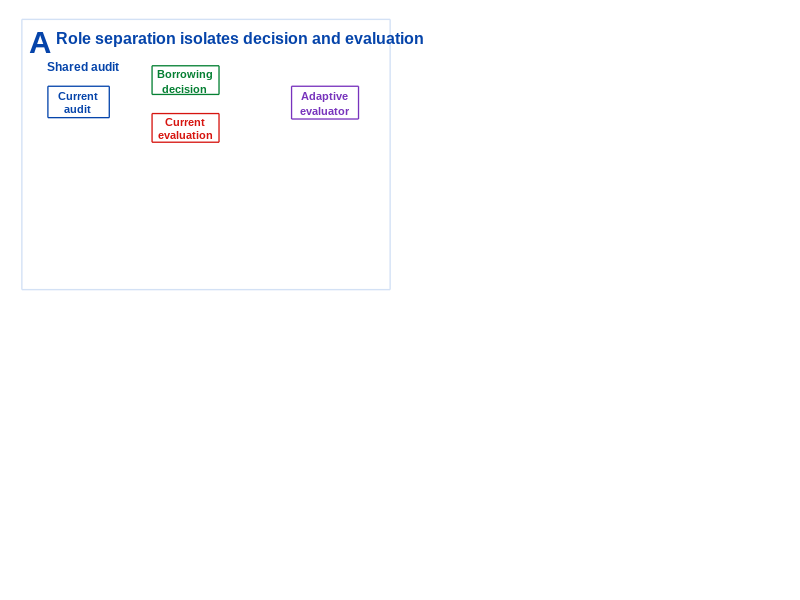

Source code (MATLAB): (Note: this script raises an error after producing the figure.)
function ED2_IntegrityControls_v2(outputDir, repoRoot)
% ED2_INTEGRITYCONTROLS_V2
%
% Extended Data Figure 2
% Role separation localizes a coupling pathway but incurs finite-audit cost.
%
% Scientific role after main-figure reorganization:
%
%   A  Role separation isolates decision and evaluation
%   B  Role separation suppresses coupling signatures
%   C  Role separation carries a finite-audit cost
%   D  Locked external mechanism challenge
%
% Main Fig. 5 establishes PRESERVE / adaptive composability.
% ED2 provides the detailed mechanistic evidence behind one candidate
% coupling pathway without treating that pathway as a universal mechanism.
%
% Notes:
%   - B/C use locked summary values from the current CMDO analysis.
%   - D loads the real locked external dependence decomposition when the
%     repository is available; otherwise it falls back to current values.
%
% Usage:
%   ED2_IntegrityControls_v2
%
% or:
%   ED2_IntegrityControls_v2([], ...
%       'C:\Users\zyx\CMDO-Reproducibility')
%
% -------------------------------------------------------------------------

close all;

%% ========================================================================
% 0) PATHS
% ========================================================================

thisFile = mfilename('fullpath');

if isempty(thisFile)
    scriptDir = pwd;
else
    scriptDir = fileparts(thisFile);
end

if nargin < 1 || isempty(outputDir)
    outputDir = fullfile(scriptDir,'output');
end

if ~exist(outputDir,'dir')
    mkdir(outputDir);
end

if nargin < 2 || isempty(repoRoot)
    repoRoot = local_find_cmdo_repo(scriptDir);
end

%% ========================================================================
% 1) STYLE
% ========================================================================

FONT = 'Arial';

FS_LETTER = 22;
FS_TITLE  = 11.5;
FS_AXIS   = 9.2;
FS_TICK   = 8.5;
FS_SMALL  = 8.0;
FS_TINY   = 7.0;

navy   = [0.02 0.27 0.67];
blue   = [0.04 0.34 0.78];
green  = [0.02 0.50 0.20];
red    = [0.84 0.08 0.06];
orange = [0.94 0.39 0.05];
purple = [0.47 0.20 0.74];

grey   = [0.44 0.44 0.44];
dgrey  = [0.20 0.20 0.20];
ltgrey = [0.72 0.72 0.72];

panelBlue   = local_mix(blue,[1 1 1],0.82);
panelGreen  = local_mix(green,[1 1 1],0.84);
panelOrange = local_mix(orange,[1 1 1],0.87);
panelPurple = local_mix(purple,[1 1 1],0.87);

%% ========================================================================
% 2) LOCKED MECHANISM SUMMARY VALUES
% ========================================================================

% Shared-audit versus role-separated coupling summaries.
corr_shared = 0.940;
corr_sep    = 0.056;

disp_shared = 9.45;
disp_sep    = 2.19;

corr_drop = 100*(1-corr_sep/corr_shared);
disp_drop = 100*(1-disp_sep/disp_shared);

% Finite-audit consequences of the strict role-separated control.
cost_vals = [6.54, -85.55, 98.80];

% Locked external mechanism checks.
georgia_checks = 3;
cpsc_checks    = 2;
n_checks       = 4;

%% ========================================================================
% 3) LOCKED EXTERNAL DECOMPOSITION
% ========================================================================

state_labels = { ...
    'Georgia 128', ...
    'Georgia 256', ...
    'Georgia 512', ...
    'Georgia 1024', ...
    'CPSC 128', ...
    'CPSC 256', ...
    'CPSC 512', ...
    'CPSC 1024'};

% Fallback values only if local repository file cannot be found.
x_fixed = [46,33,17,17,33,19,5,12];
x_adapt = [29,15,-11,-10,11,-10,-27,-4];

% Retain the machine-readable frozen verdict for console auditing only.
% It is intentionally NOT displayed as manuscript text.
gateText = 'MECHANISM NOT CONFIRMED';

if ~isempty(repoRoot)

    u10Path = fullfile( ...
        repoRoot, ...
        'U10_Prospective_ECG', ...
        '02_Posthoc_Diagnostics', ...
        'U10_DEPENDENCE_DECOMPOSITION.csv');

    if isfile(u10Path)

        U10 = readtable( ...
            u10Path, ...
            'VariableNamingRule','preserve');

        need = { ...
            'dataset', ...
            'budget', ...
            'shared_adaptive_gain_pct', ...
            'shared_constant_mean_gain_pct'};

        for i = 1:numel(need)

            if ~ismember(need{i},U10.Properties.VariableNames)

                error( ...
                    'U10 table missing field: %s', ...
                    need{i});

            end

        end

        ds = string(U10.dataset);
        bg = double(U10.budget);

        order = [];

        dsOrder = ["georgia","cpsc_2018"];

        for d = 1:numel(dsOrder)

            idx = find(ds==dsOrder(d));

            [~,o] = sort(bg(idx),'ascend');

            order = [order; idx(o)]; %#ok<AGROW>

        end

        U10 = U10(order,:);

        x_adapt = ...
            double(U10.shared_adaptive_gain_pct(:))';

        x_fixed = ...
            double(U10.shared_constant_mean_gain_pct(:))';

        state_labels = ...
            cell(1,height(U10));

        for i = 1:height(U10)

            if string(U10.dataset(i))=="georgia"
                cohort = 'Georgia';
            else
                cohort = 'CPSC';
            end

            state_labels{i} = ...
                sprintf( ...
                    '%s %d', ...
                    cohort, ...
                    double(U10.budget(i)));

        end

    end

    gatePath = fullfile( ...
        repoRoot, ...
        'U10_Prospective_ECG', ...
        '01_Prospective_Result', ...
        'U10_PRIMARY_RESULT.json');

    if isfile(gatePath)

        J = jsondecode(fileread(gatePath));

        if isfield(J,'primary_verdict')

            gateText = ...
                strrep( ...
                    char(string(J.primary_verdict)), ...
                    '_',' ');

        end

    end

end

%% ========================================================================
% 4) AUDIT QUANTITIES
% ========================================================================

xi_vals = ...
    x_fixed-x_adapt;

n_fixed_beneficial = ...
    nnz(x_fixed>0);

n_adapt_harmful = ...
    nnz(x_adapt<0);

n_xi_positive = ...
    nnz(xi_vals>0);

fprintf('\n============================================================\n');
fprintf(' CMDO EXTENDED DATA FIGURE 2\n');
fprintf(' Role separation and coupling-pathway diagnostics\n');
fprintf('============================================================\n');

fprintf('Output directory: %s\n',outputDir);

if ~isempty(repoRoot)
    fprintf('Repository      : %s\n',repoRoot);
end

fprintf('\nCoupling diagnostics\n');
fprintf('Weight-error coupling : %.3f -> %.3f (drop %.1f%%)\n', ...
    corr_shared,corr_sep,corr_drop);

fprintf('Cross-term displacement: %.2f -> %.2f pp (drop %.1f%%)\n', ...
    disp_shared,disp_sep,disp_drop);

fprintf('\nLocked external challenge\n');
fprintf('Georgia checks   = %d/%d\n',georgia_checks,n_checks);
fprintf('CPSC 2018 checks = %d/%d\n',cpsc_checks,n_checks);
fprintf('Fixed beneficial = %d/%d\n', ...
    n_fixed_beneficial,numel(x_fixed));
fprintf('Adaptive harmful = %d/%d\n', ...
    n_adapt_harmful,numel(x_adapt));
fprintf('Xi positive      = %d/%d\n', ...
    n_xi_positive,numel(xi_vals));
fprintf('Frozen verdict   = %s\n',gateText);

%% ========================================================================
% 5) CANVAS
% ========================================================================

fig = figure( ...
    'Color','w', ...
    'Position',[60 45 1040 820], ...
    'Renderer','painters', ...
    'Name','CMDO Extended Data Figure 2', ...
    'NumberTitle','off');

PA = [0.025 0.515 0.465 0.455];
PB = [0.510 0.515 0.465 0.455];

PC = [0.025 0.040 0.465 0.435];
PD = [0.510 0.040 0.465 0.435];

%% ========================================================================
% PANEL A
% ROLE SEPARATION ISOLATES DECISION AND EVALUATION
% ========================================================================

axA0 = axes( ...
    'Parent',fig, ...
    'Units','normalized', ...
    'Position',PA);

axis(axA0,[0 1 0 1]);
axis(axA0,'off');
hold(axA0,'on');

local_panel_border( ...
    axA0, ...
    [0.005 0.005 0.99 0.99], ...
    panelBlue, ...
    1.0);

local_panel_header( ...
    axA0, ...
    'A', ...
    'Role separation isolates decision and evaluation', ...
    0.025,0.955, ...
    navy,FONT,FS_LETTER,FS_TITLE);

% -------------------------------------------------------------------------
% Shared audit
% -------------------------------------------------------------------------

text( ...
    axA0, ...
    0.075,0.825, ...
    'Shared audit', ...
    'FontName',FONT, ...
    'FontSize',FS_SMALL+0.7, ...
    'FontWeight','bold', ...
    'Color',navy);

local_box( ...
    axA0, ...
    [0.075 0.635 0.165 0.115], ...
    {'Current','audit'}, ...
    navy,FONT,FS_SMALL);

local_box( ...
    axA0, ...
    [0.355 0.720 0.180 0.105], ...
    {'Borrowing','decision'}, ...
    green,FONT,FS_SMALL);

local_box( ...
    axA0, ...
    [0.355 0.545 0.180 0.105], ...
    {'Current','evaluation'}, ...
    red,FONT,FS_SMALL);

local_box( ...
    axA0, ...
    [0.730 0.630 0.180 0.120], ...
    {'Adaptive','evaluator'}, ...
    purple,FONT,FS_SMALL);

local_arrow_axes( ...
    axA0, ...
    [0.240 0.355], ...
    [0.690 0.765], ...
    navy);

local_arrow_axes( ...
    axA0, ...
    [0.240 0.355], ...
    [0.690 0.600], ...
    navy);

local_arrow_axes( ...
    axA0, ...
    [0.535 0.730], ...
    [0.765 0.690], ...
    green);

local_arrow_axes( ...
    axA0, ...
    [0.535 0.730], ...
    [0.600 0.690], ...
    red);

text( ...
    axA0, ...
    0.445,0.505, ...
    'same outcomes serve both roles', ...
    'HorizontalAlignment','center', ...
    'FontName',FONT, ...
    'FontSize',FS_TINY, ...
    'FontAngle','italic', ...
    'Color',grey);

plot( ...
    axA0, ...
    [0.06 0.93], ...
    [0.470 0.470], ...
    '--', ...
    'Color',[0.70 0.70 0.70], ...
    'LineWidth',0.8);

% -------------------------------------------------------------------------
% Role-separated audit
% -------------------------------------------------------------------------

text( ...
    axA0, ...
    0.075,0.405, ...
    'Role separated', ...
    'FontName',FONT, ...
    'FontSize',FS_SMALL+0.7, ...
    'FontWeight','bold', ...
    'Color',green);

local_box( ...
    axA0, ...
    [0.075 0.245 0.165 0.100], ...
    {'Evaluation','audit half'}, ...
    navy,FONT,FS_SMALL-0.2);

local_box( ...
    axA0, ...
    [0.075 0.085 0.165 0.100], ...
    {'Decision','audit half'}, ...
    green,FONT,FS_SMALL-0.2);

local_box( ...
    axA0, ...
    [0.355 0.245 0.180 0.100], ...
    {'Current','evaluation'}, ...
    red,FONT,FS_SMALL);

local_box( ...
    axA0, ...
    [0.355 0.085 0.180 0.100], ...
    {'Borrowing','decision'}, ...
    green,FONT,FS_SMALL);

local_box( ...
    axA0, ...
    [0.730 0.160 0.180 0.120], ...
    {'Role-separated','evaluator'}, ...
    purple,FONT,FS_SMALL-0.2);

local_arrow_axes( ...
    axA0, ...
    [0.240 0.355], ...
    [0.295 0.295], ...
    navy);

local_arrow_axes( ...
    axA0, ...
    [0.240 0.355], ...
    [0.135 0.135], ...
    green);

local_arrow_axes( ...
    axA0, ...
    [0.535 0.730], ...
    [0.295 0.220], ...
    red);

local_arrow_axes( ...
    axA0, ...
    [0.535 0.730], ...
    [0.135 0.220], ...
    green);

text( ...
    axA0, ...
    0.445,0.035, ...
    'non-overlapping outcomes separate the two roles', ...
    'HorizontalAlignment','center', ...
    'FontName',FONT, ...
    'FontSize',FS_TINY, ...
    'FontAngle','italic', ...
    'Color',grey);

%% ========================================================================
% PANEL B
% ROLE SEPARATION SUPPRESSES COUPLING SIGNATURES
% ========================================================================

axB0 = axes( ...
    'Parent',fig, ...
    'Units','normalized', ...
    'Position',PB);

axis(axB0,[0 1 0 1]);
axis(axB0,'off');
hold(axB0,'on');

local_panel_border( ...
    axB0, ...
    [0.005 0.005 0.99 0.99], ...
    panelGreen, ...
    1.0);

local_panel_header( ...
    axB0, ...
    'B', ...
    'Role separation suppresses coupling signatures', ...
    0.025,0.955, ...
    green,FONT,FS_LETTER,FS_TITLE);

% -------------------------------------------------------------------------
% Weight-error coupling
% -------------------------------------------------------------------------

axB1 = axes( ...
    'Parent',fig, ...
    'Units','normalized', ...
    'Position',local_relpos(PB,[0.195 0.570 0.650 0.235]));

hold(axB1,'on');

plot( ...
    axB1, ...
    [corr_sep corr_shared], ...
    [1 2], ...
    '-', ...
    'Color',ltgrey, ...
    'LineWidth',1.5);

scatter( ...
    axB1, ...
    corr_sep,1, ...
    65,green, ...
    'filled', ...
    'MarkerEdgeColor','w', ...
    'LineWidth',0.6);

scatter( ...
    axB1, ...
    corr_shared,2, ...
    65,red, ...
    'filled', ...
    'MarkerEdgeColor','w', ...
    'LineWidth',0.6);

text( ...
    axB1, ...
    corr_sep+0.035,0.80, ...
    sprintf('%.3f',corr_sep), ...
    'VerticalAlignment','middle', ...
    'FontName',FONT, ...
    'FontSize',FS_SMALL, ...
    'FontWeight','bold', ...
    'Color',green);

text( ...
    axB1, ...
    corr_shared-0.018,2.20, ...
    sprintf('%.3f',corr_shared), ...
    'HorizontalAlignment','right', ...
    'VerticalAlignment','middle', ...
    'FontName',FONT, ...
    'FontSize',FS_SMALL, ...
    'FontWeight','bold', ...
    'Color',red);

set( ...
    axB1, ...
    'XLim',[0 1.02], ...
    'YLim',[0.55 2.45], ...
    'YTick',[1 2], ...
    'YTickLabel',{'Role separated','Shared audit'}, ...
    'FontName',FONT, ...
    'FontSize',FS_TICK, ...
    'TickDir','out', ...
    'LineWidth',0.75, ...
    'Box','off');

xlabel( ...
    axB1, ...
    'Coupling magnitude', ...
    'FontName',FONT, ...
    'FontSize',FS_AXIS);

title( ...
    axB1, ...
    'Weight-error coupling', ...
    'FontName',FONT, ...
    'FontSize',FS_SMALL, ...
    'FontWeight','bold');

text( ...
    axB0, ...
    0.885,0.670, ...
    sprintf('\\downarrow %.1f%%',corr_drop), ...
    'Interpreter','tex', ...
    'HorizontalAlignment','center', ...
    'FontName',FONT, ...
    'FontSize',FS_SMALL+0.7, ...
    'FontWeight','bold', ...
    'Color',purple);

% -------------------------------------------------------------------------
% Cross-term displacement
% -------------------------------------------------------------------------

axB2 = axes( ...
    'Parent',fig, ...
    'Units','normalized', ...
    'Position',local_relpos(PB,[0.195 0.175 0.650 0.235]));

hold(axB2,'on');

plot( ...
    axB2, ...
    [disp_sep disp_shared], ...
    [1 2], ...
    '-', ...
    'Color',ltgrey, ...
    'LineWidth',1.5);

scatter( ...
    axB2, ...
    disp_sep,1, ...
    65,green, ...
    'filled', ...
    'MarkerEdgeColor','w', ...
    'LineWidth',0.6);

scatter( ...
    axB2, ...
    disp_shared,2, ...
    65,red, ...
    'filled', ...
    'MarkerEdgeColor','w', ...
    'LineWidth',0.6);

text( ...
    axB2, ...
    disp_sep+0.25,0.80, ...
    sprintf('%.2f',disp_sep), ...
    'VerticalAlignment','middle', ...
    'FontName',FONT, ...
    'FontSize',FS_SMALL, ...
    'FontWeight','bold', ...
    'Color',green);

text( ...
    axB2, ...
    disp_shared-0.15,2.20, ...
    sprintf('%.2f',disp_shared), ...
    'HorizontalAlignment','right', ...
    'VerticalAlignment','middle', ...
    'FontName',FONT, ...
    'FontSize',FS_SMALL, ...
    'FontWeight','bold', ...
    'Color',red);

set( ...
    axB2, ...
    'XLim',[0 10.1], ...
    'YLim',[0.55 2.45], ...
    'YTick',[1 2], ...
    'YTickLabel',{'Role separated','Shared audit'}, ...
    'FontName',FONT, ...
    'FontSize',FS_TICK, ...
    'TickDir','out', ...
    'LineWidth',0.75, ...
    'Box','off');

xlabel( ...
    axB2, ...
    'Cross-term displacement (pp)', ...
    'FontName',FONT, ...
    'FontSize',FS_AXIS);

text( ...
    axB0, ...
    0.885,0.280, ...
    sprintf('\\downarrow %.1f%%',disp_drop), ...
    'Interpreter','tex', ...
    'HorizontalAlignment','center', ...
    'FontName',FONT, ...
    'FontSize',FS_SMALL+0.7, ...
    'FontWeight','bold', ...
    'Color',purple);

%% ========================================================================
% PANEL C
% ROLE SEPARATION CARRIES A FINITE-AUDIT COST
% ========================================================================

axC0 = axes( ...
    'Parent',fig, ...
    'Units','normalized', ...
    'Position',PC);

axis(axC0,[0 1 0 1]);
axis(axC0,'off');
hold(axC0,'on');

local_panel_border( ...
    axC0, ...
    [0.005 0.005 0.99 0.99], ...
    panelOrange, ...
    1.0);

local_panel_header( ...
    axC0, ...
    'C', ...
    'Role separation carries a finite-audit cost', ...
    0.025,0.955, ...
    orange,FONT,FS_LETTER,FS_TITLE);

axC = axes( ...
    'Parent',fig, ...
    'Units','normalized', ...
    'Position',local_relpos(PC,[0.250 0.185 0.720 0.625]));

hold(axC,'on');

for i = 1:3

    plot( ...
        axC, ...
        [0 cost_vals(i)], ...
        [i i], ...
        '-', ...
        'Color',ltgrey, ...
        'LineWidth',1.5);

end

scatter( ...
    axC, ...
    cost_vals(1),1, ...
    72,green, ...
    'filled', ...
    'MarkerEdgeColor','w', ...
    'LineWidth',0.6);

scatter( ...
    axC, ...
    cost_vals(2),2, ...
    72,red, ...
    'filled', ...
    'MarkerEdgeColor','w', ...
    'LineWidth',0.6);

scatter( ...
    axC, ...
    cost_vals(3),3, ...
    72,orange, ...
    'filled', ...
    'MarkerEdgeColor','w', ...
    'LineWidth',0.6);

xline( ...
    axC, ...
    0, ...
    '--', ...
    'Color',[0.45 0.45 0.45], ...
    'LineWidth',0.9);


labelsC = { ...
    'vs same-half direct', ...
    'vs full-budget direct', ...
    'direct split tax'};

for i = 1:3

    if cost_vals(i)>=0
        dx = 2.2;
        ha = 'left';
    else
        dx = -2.2;
        ha = 'right';
    end

    if i==1
        cc = green;
    elseif i==2
        cc = red;
    else
        cc = orange;
    end

    text( ...
        axC, ...
        cost_vals(i)+dx,i, ...
        sprintf('%+.2f%%',cost_vals(i)), ...
        'HorizontalAlignment',ha, ...
        'VerticalAlignment','middle', ...
        'FontName',FONT, ...
        'FontSize',FS_SMALL, ...
        'FontWeight','bold', ...
        'Color',cc);

end

set( ...
    axC, ...
    'YDir','reverse', ...
    'YTick',1:3, ...
    'YTickLabel',labelsC, ...
    'XLim',[-150 150], ...
    'YLim',[0.5 3.5], ...
    'FontName',FONT, ...
    'FontSize',FS_TICK, ...
    'TickDir','out', ...
    'LineWidth',0.75, ...
    'Box','off');

xlabel( ...
    axC, ...
    'Relative change (%)', ...
    'FontName',FONT, ...
    'FontSize',FS_AXIS);



%% ========================================================================
% PANEL D
% LOCKED EXTERNAL MECHANISM CHALLENGE
% ========================================================================

axD0 = axes( ...
    'Parent',fig, ...
    'Units','normalized', ...
    'Position',PD);

axis(axD0,[0 1 0 1]);
axis(axD0,'off');
hold(axD0,'on');

local_panel_border( ...
    axD0, ...
    [0.005 0.005 0.99 0.99], ...
    panelPurple, ...
    1.0);

local_panel_header( ...
    axD0, ...
    'D', ...
    'Locked external mechanism challenge', ...
    0.025,0.955, ...
    purple,FONT,FS_LETTER,FS_TITLE);

% Natural-language cohort-level summary rather than a machine verdict.
local_summary_box( ...
    axD0, ...
    [0.700 0.805 0.255 0.135], ...
    purple, ...
    { ...
     sprintf('Georgia: %d/%d checks',georgia_checks,n_checks), ...
     sprintf('CPSC 2018: %d/%d checks',cpsc_checks,n_checks) ...
    }, ...
    FONT, ...
    FS_TINY+0.5);

axD = axes( ...
    'Parent',fig, ...
    'Units','normalized', ...
    'Position',local_relpos(PD,[0.205 0.185 0.720 0.590]));

hold(axD,'on');

y = 8:-1:1;

for i = 1:numel(y)

    plot( ...
        axD, ...
        [x_adapt(i) x_fixed(i)], ...
        [y(i) y(i)], ...
        '-', ...
        'Color',[0.73 0.73 0.73], ...
        'LineWidth',1.3);

end

hFixed = scatter( ...
    axD, ...
    x_fixed,y, ...
    62,'s','filled', ...
    'MarkerFaceColor', ...
        local_mix(green,[1 1 1],0.30), ...
    'MarkerEdgeColor',green, ...
    'LineWidth',0.9);

hAdapt = scatter( ...
    axD, ...
    x_adapt,y, ...
    62,'o','filled', ...
    'MarkerFaceColor',red, ...
    'MarkerEdgeColor','w', ...
    'LineWidth',0.5);

xline( ...
    axD, ...
    0, ...
    '--', ...
    'Color',[0.45 0.45 0.45], ...
    'LineWidth',0.9);

% Separate the two external cohorts.
plot( ...
    axD, ...
    [-80 60], ...
    [4.5 4.5], ...
    ':', ...
    'Color',[0.72 0.72 0.72], ...
    'LineWidth',0.8);

xAll = [x_fixed(:);x_adapt(:)];

xLo = ...
    min(-70,floor(min(xAll)/10)*10-5);

xHi = ...
    max(55,ceil(max(xAll)/10)*10+5);

set( ...
    axD, ...
    'XLim',[xLo xHi], ...
    'YLim',[0.5 8.5], ...
    'YTick',1:8, ...
    'YTickLabel',fliplr(state_labels), ...
    'FontName',FONT, ...
    'FontSize',FS_TICK, ...
    'TickDir','out', ...
    'LineWidth',0.75, ...
    'Box','off');

xlabel( ...
    axD, ...
    'MSE gain (%)', ...
    'FontName',FONT, ...
    'FontSize',FS_AXIS);

legend( ...
    axD, ...
    [hFixed hAdapt], ...
    {'Matched fixed-use','Shared adaptive'}, ...
    'Location','southwest', ...
    'Box','off', ...
    'FontName',FONT, ...
    'FontSize',FS_TINY+0.2);


%% ========================================================================
% 6) EXPORT
% ========================================================================

drawnow;

set(fig,'InvertHardcopy','off');

figPath = ...
    fullfile( ...
        outputDir, ...
        'ED2_IntegrityControls_v2.fig');

pngPath = ...
    fullfile( ...
        outputDir, ...
        'ED2_IntegrityControls_v2.png');

pdfPath = ...
    fullfile( ...
        outputDir, ...
        'ED2_IntegrityControls_v2.pdf');

savefig(fig,figPath);

try

    exportgraphics( ...
        fig, ...
        pngPath, ...
        'Resolution',600, ...
        'BackgroundColor','white');

    exportgraphics( ...
        fig, ...
        pdfPath, ...
        'ContentType','vector', ...
        'BackgroundColor','white');

catch ME

    warning( ...
        'exportgraphics failed: %s. Falling back to screen-matched print.', ...
        ME.message);

    oldUnits = ...
        get(fig,'Units');

    set(fig,'Units','inches');

    posIn = ...
        get(fig,'Position');

    set(fig,'Units',oldUnits);

    set(fig,'PaperUnits','inches');

    set( ...
        fig, ...
        'PaperSize',[posIn(3) posIn(4)]);

    set( ...
        fig, ...
        'PaperPosition',[0 0 posIn(3) posIn(4)]);

    set(fig,'PaperPositionMode','manual');

    print( ...
        fig, ...
        pngPath, ...
        '-dpng', ...
        '-r600');

    print( ...
        fig, ...
        pdfPath, ...
        '-dpdf', ...
        '-painters');

end

fprintf('\n============================================================\n');
fprintf(' ED2 MECHANISM AUDIT\n');
fprintf('============================================================\n');

fprintf('Weight-error coupling      : %.3f -> %.3f\n', ...
    corr_shared,corr_sep);

fprintf('Cross-term displacement    : %.2f -> %.2f pp\n', ...
    disp_shared,disp_sep);

fprintf('Georgia mechanism checks   : %d/%d\n', ...
    georgia_checks,n_checks);

fprintf('CPSC 2018 mechanism checks : %d/%d\n', ...
    cpsc_checks,n_checks);

fprintf('Frozen verdict             : %s\n', ...
    gateText);

fprintf('\nSaved:\n');
fprintf('%s\n',figPath);
fprintf('%s\n',pngPath);
fprintf('%s\n',pdfPath);

end


%% =========================================================================
% HELPERS
% =========================================================================

function local_panel_border(ax,pos,color,lineWidth)

rectangle( ...
    ax, ...
    'Position',pos, ...
    'FaceColor','none', ...
    'EdgeColor',color, ...
    'LineWidth',lineWidth);

end


function local_panel_header( ...
    ax,letter,titleText,x,y,color,fontName,fsLetter,fsTitle)

text( ...
    ax,x,y,letter, ...
    'HorizontalAlignment','left', ...
    'VerticalAlignment','top', ...
    'FontName',fontName, ...
    'FontSize',fsLetter, ...
    'FontWeight','bold', ...
    'Color',color);

text( ...
    ax,x+0.072,y,titleText, ...
    'HorizontalAlignment','left', ...
    'VerticalAlignment','top', ...
    'FontName',fontName, ...
    'FontSize',fsTitle, ...
    'FontWeight','bold', ...
    'Color',color);

end


function local_box( ...
    ax,pos,lines,color,fontName,fontSize)

rectangle( ...
    ax, ...
    'Position',pos, ...
    'FaceColor','w', ...
    'EdgeColor',color, ...
    'LineWidth',0.95);

text( ...
    ax, ...
    pos(1)+pos(3)/2, ...
    pos(2)+pos(4)/2, ...
    lines, ...
    'HorizontalAlignment','center', ...
    'VerticalAlignment','middle', ...
    'FontName',fontName, ...
    'FontSize',fontSize, ...
    'FontWeight','bold', ...
    'Color',color);

end


function local_arrow_axes( ...
    ax,xv,yv,color)

annotation( ...
    ancestor(ax,'figure'), ...
    'arrow', ...
    ax.Position(1)+xv*ax.Position(3), ...
    ax.Position(2)+yv*ax.Position(4), ...
    'Color',color, ...
    'LineWidth',1.0, ...
    'HeadLength',6, ...
    'HeadWidth',6);

end


function local_summary_box( ...
    ax,pos,color,lines,fontName,fontSize)

rectangle( ...
    ax, ...
    'Position',pos, ...
    'FaceColor','w', ...
    'EdgeColor',color, ...
    'LineWidth',0.9);

text( ...
    ax, ...
    pos(1)+pos(3)/2, ...
    pos(2)+pos(4)/2, ...
    lines, ...
    'HorizontalAlignment','center', ...
    'VerticalAlignment','middle', ...
    'FontName',fontName, ...
    'FontSize',fontSize, ...
    'FontWeight','bold', ...
    'Color',color);

end


function pos = local_relpos(panelPos,rel)

pos = [ ...
    panelPos(1)+rel(1)*panelPos(3), ...
    panelPos(2)+rel(2)*panelPos(4), ...
    rel(3)*panelPos(3), ...
    rel(4)*panelPos(4)];

end


function c = local_mix(c1,c2,alpha)

c = ...
    (1-alpha).*c1 + ...
    alpha.*c2;

end


function repoRoot = local_find_cmdo_repo(scriptDir)

repoRoot = '';

starts = {scriptDir,pwd};

for s = 1:numel(starts)

    p = starts{s};

    for k = 1:8

        if isempty(p)
            break;
        end

        if isfolder(fullfile(p,'U10_Prospective_ECG'))

            repoRoot = p;
            return;

        end

        parent = fileparts(p);

        if strcmp(parent,p)
            break;
        end

        p = parent;

    end

end

home = ...
    strtrim(getenv('USERPROFILE'));

if isempty(home)
    home = strtrim(getenv('HOME'));
end

if ~isempty(home)

    candidates = { ...
        fullfile(home,'CMDO-Reproducibility'), ...
        fullfile(home,'Documents','CMDO-Reproducibility'), ...
        fullfile(home,'Desktop','CMDO-Reproducibility')};

    for i = 1:numel(candidates)

        if isfolder( ...
                fullfile( ...
                    candidates{i}, ...
                    'U10_Prospective_ECG'))

            repoRoot = candidates{i};
            return;

        end

    end

end

end
